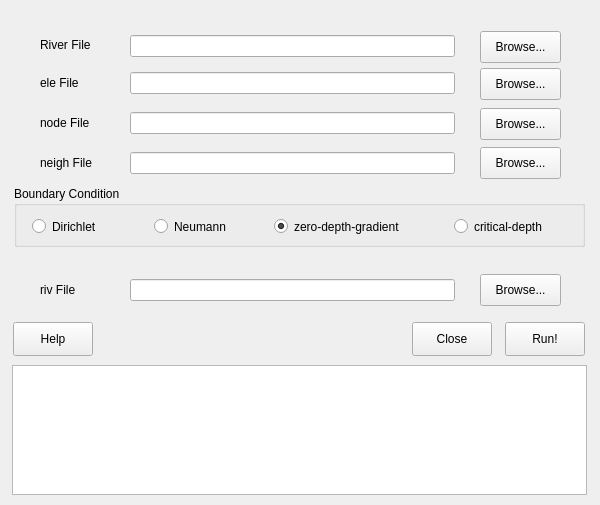
<?xml version="1.0" encoding="UTF-8"?>
<ui version="4.0">
 <class>rivfile</class>
 <widget class="QDialog" name="rivfile">
  <property name="geometry">
   <rect>
    <x>0</x>
    <y>0</y>
    <width>600</width>
    <height>505</height>
   </rect>
  </property>
  <property name="windowTitle">
   <string>Riv File Generation</string>
  </property>
  <widget class="Q3GroupBox" name="groupBox1" native="true">
   <property name="geometry">
    <rect>
     <x>14</x>
     <y>4</y>
     <width>571</width>
     <height>181</height>
    </rect>
   </property>
   <property name="title" stdset="0">
    <string>Input Files</string>
   </property>
   <widget class="QLabel" name="textLabel4_2_5_2">
    <property name="geometry">
     <rect>
      <x>26</x>
      <y>58</y>
      <width>70</width>
      <height>41</height>
     </rect>
    </property>
    <property name="text">
     <string>ele File</string>
    </property>
   </widget>
   <widget class="QLabel" name="textLabel4_2_5_2_2">
    <property name="geometry">
     <rect>
      <x>26</x>
      <y>98</y>
      <width>70</width>
      <height>41</height>
     </rect>
    </property>
    <property name="text">
     <string>node File</string>
    </property>
   </widget>
   <widget class="QLabel" name="textLabel4_2_5_2_3">
    <property name="geometry">
     <rect>
      <x>26</x>
      <y>138</y>
      <width>70</width>
      <height>41</height>
     </rect>
    </property>
    <property name="text">
     <string>neigh File</string>
    </property>
   </widget>
   <widget class="QLabel" name="textLabel4_2_5">
    <property name="geometry">
     <rect>
      <x>26</x>
      <y>20</y>
      <width>70</width>
      <height>41</height>
     </rect>
    </property>
    <property name="text">
     <string>River File</string>
    </property>
   </widget>
   <widget class="QLineEdit" name="eleLineEdit">
    <property name="geometry">
     <rect>
      <x>116</x>
      <y>68</y>
      <width>325</width>
      <height>22</height>
     </rect>
    </property>
   </widget>
   <widget class="QLineEdit" name="nodeLineEdit">
    <property name="geometry">
     <rect>
      <x>116</x>
      <y>108</y>
      <width>325</width>
      <height>22</height>
     </rect>
    </property>
   </widget>
   <widget class="QLineEdit" name="neighLineEdit">
    <property name="geometry">
     <rect>
      <x>116</x>
      <y>148</y>
      <width>325</width>
      <height>22</height>
     </rect>
    </property>
   </widget>
   <widget class="QPushButton" name="eleFileButton">
    <property name="geometry">
     <rect>
      <x>466</x>
      <y>64</y>
      <width>81</width>
      <height>32</height>
     </rect>
    </property>
    <property name="text">
     <string>Browse...</string>
    </property>
    <property name="autoDefault">
     <bool>false</bool>
    </property>
   </widget>
   <widget class="QPushButton" name="nodeFileButton">
    <property name="geometry">
     <rect>
      <x>466</x>
      <y>104</y>
      <width>81</width>
      <height>32</height>
     </rect>
    </property>
    <property name="text">
     <string>Browse...</string>
    </property>
    <property name="autoDefault">
     <bool>false</bool>
    </property>
   </widget>
   <widget class="QPushButton" name="neighFileButton">
    <property name="geometry">
     <rect>
      <x>466</x>
      <y>143</y>
      <width>81</width>
      <height>32</height>
     </rect>
    </property>
    <property name="text">
     <string>Browse...</string>
    </property>
    <property name="autoDefault">
     <bool>false</bool>
    </property>
   </widget>
   <widget class="QLineEdit" name="riverLineEdit">
    <property name="geometry">
     <rect>
      <x>116</x>
      <y>31</y>
      <width>325</width>
      <height>22</height>
     </rect>
    </property>
   </widget>
   <widget class="QPushButton" name="riverFileButton">
    <property name="geometry">
     <rect>
      <x>466</x>
      <y>27</y>
      <width>81</width>
      <height>32</height>
     </rect>
    </property>
    <property name="text">
     <string>Browse...</string>
    </property>
    <property name="autoDefault">
     <bool>false</bool>
    </property>
   </widget>
  </widget>
  <widget class="Q3GroupBox" name="groupBox1_3" native="true">
   <property name="geometry">
    <rect>
     <x>14</x>
     <y>243</y>
     <width>571</width>
     <height>71</height>
    </rect>
   </property>
   <property name="title" stdset="0">
    <string>Output File</string>
   </property>
   <widget class="QLabel" name="textLabel4_2_5_4">
    <property name="geometry">
     <rect>
      <x>26</x>
      <y>26</y>
      <width>70</width>
      <height>41</height>
     </rect>
    </property>
    <property name="text">
     <string>riv File</string>
    </property>
   </widget>
   <widget class="QPushButton" name="rivFileButton">
    <property name="geometry">
     <rect>
      <x>466</x>
      <y>31</y>
      <width>81</width>
      <height>32</height>
     </rect>
    </property>
    <property name="text">
     <string>Browse...</string>
    </property>
    <property name="autoDefault">
     <bool>false</bool>
    </property>
   </widget>
   <widget class="QLineEdit" name="rivLineEdit">
    <property name="geometry">
     <rect>
      <x>116</x>
      <y>36</y>
      <width>325</width>
      <height>22</height>
     </rect>
    </property>
   </widget>
  </widget>
  <widget class="QPushButton" name="cancelButton">
   <property name="geometry">
    <rect>
     <x>412</x>
     <y>322</y>
     <width>80</width>
     <height>34</height>
    </rect>
   </property>
   <property name="text">
    <string>Close</string>
   </property>
   <property name="autoDefault">
    <bool>false</bool>
   </property>
  </widget>
  <widget class="QPushButton" name="helpButton">
   <property name="geometry">
    <rect>
     <x>13</x>
     <y>322</y>
     <width>80</width>
     <height>34</height>
    </rect>
   </property>
   <property name="text">
    <string>Help</string>
   </property>
   <property name="autoDefault">
    <bool>false</bool>
   </property>
  </widget>
  <widget class="QTextBrowser" name="messageLog" native="true">
   <property name="geometry">
    <rect>
     <x>12</x>
     <y>365</y>
     <width>575</width>
     <height>130</height>
    </rect>
   </property>
  </widget>
  <widget class="QPushButton" name="runButton">
   <property name="geometry">
    <rect>
     <x>505</x>
     <y>322</y>
     <width>80</width>
     <height>34</height>
    </rect>
   </property>
   <property name="text">
    <string>Run!</string>
   </property>
   <property name="autoDefault">
    <bool>false</bool>
   </property>
  </widget>
  <widget class="QGroupBox" name="groupBox">
   <property name="geometry">
    <rect>
     <x>14</x>
     <y>186</y>
     <width>571</width>
     <height>61</height>
    </rect>
   </property>
   <property name="title">
    <string>Boundary Condition</string>
   </property>
   <widget class="QRadioButton" name="one">
    <property name="geometry">
     <rect>
      <x>18</x>
      <y>30</y>
      <width>101</width>
      <height>21</height>
     </rect>
    </property>
    <property name="text">
     <string>Dirichlet</string>
    </property>
    <property name="checked">
     <bool>false</bool>
    </property>
   </widget>
   <widget class="QRadioButton" name="two">
    <property name="geometry">
     <rect>
      <x>140</x>
      <y>30</y>
      <width>101</width>
      <height>21</height>
     </rect>
    </property>
    <property name="text">
     <string>Neumann</string>
    </property>
   </widget>
   <widget class="QRadioButton" name="three">
    <property name="geometry">
     <rect>
      <x>260</x>
      <y>30</y>
      <width>161</width>
      <height>21</height>
     </rect>
    </property>
    <property name="text">
     <string>zero-depth-gradient</string>
    </property>
    <property name="checked">
     <bool>true</bool>
    </property>
   </widget>
   <widget class="QRadioButton" name="four">
    <property name="geometry">
     <rect>
      <x>440</x>
      <y>30</y>
      <width>111</width>
      <height>21</height>
     </rect>
    </property>
    <property name="text">
     <string>critical-depth</string>
    </property>
   </widget>
  </widget>
 </widget>
 <layoutdefault spacing="6" margin="11"/>
 <pixmapfunction>qPixmapFromMimeSource</pixmapfunction>
 <customwidgets>
  <customwidget>
   <class>Q3GroupBox</class>
   <extends></extends>
   <header>Qt3Support/Q3GroupBox</header>
   <container>1</container>
  </customwidget>
  <customwidget>
   <class>QTextBrowser</class>
   <extends>QWidget</extends>
   <header>q3textbrowser.h</header>
   <container>1</container>
  </customwidget>
 </customwidgets>
 <resources/>
 <connections/>
</ui>
